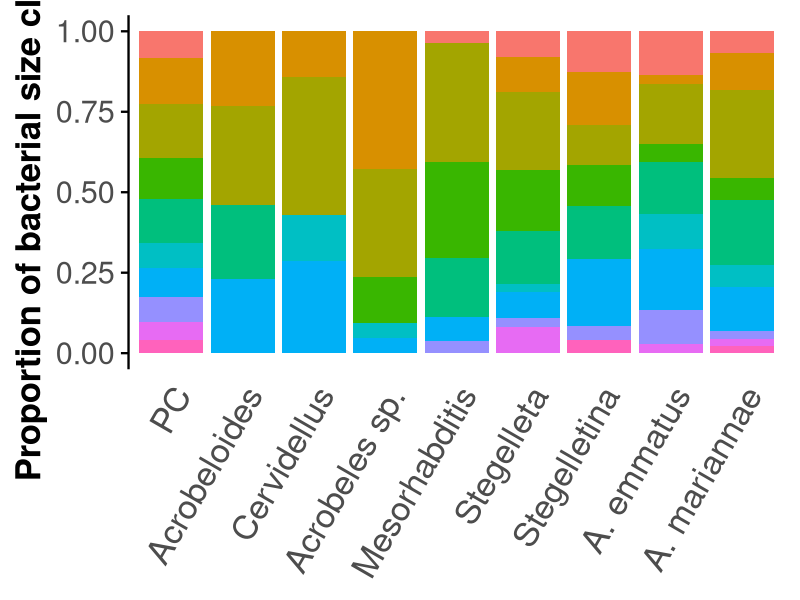
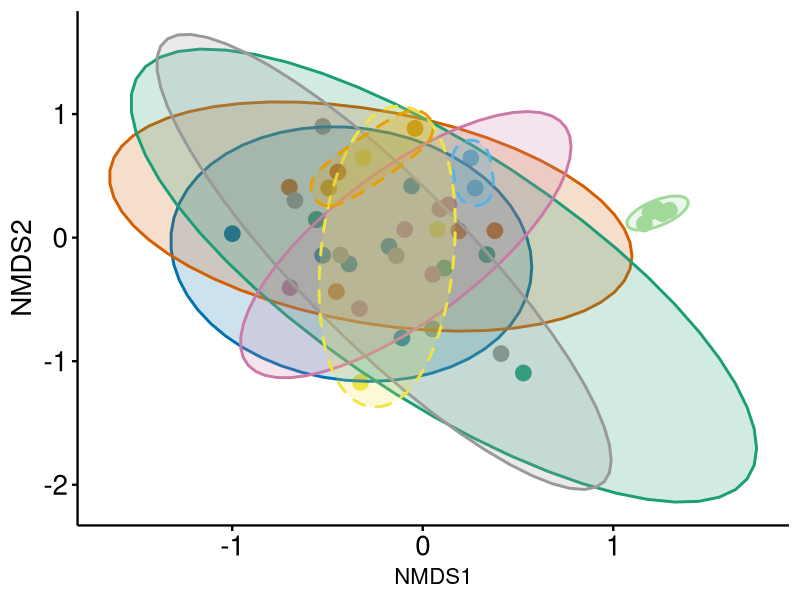
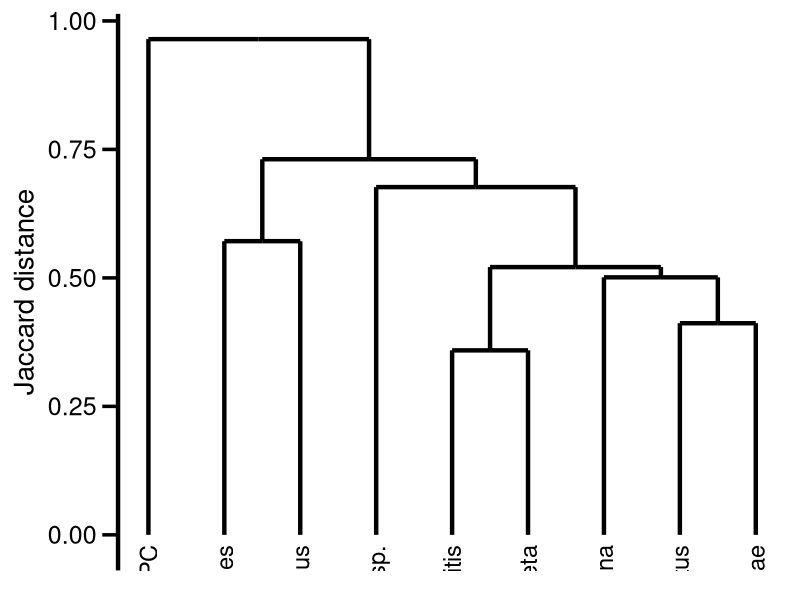

Write R code to recreate these figures, in order.
library(dplyr)
library(tidyr)
library(ggplot2)
library(vegan)       
library(ggforce)     
library(ggdendro)    
library(tibble) 

df <- read.csv("measurements_table_clean_final_binary.csv", header = TRUE)

# only select numeric columns (without "total", "cell.width" and "cell.length") and "shape"
num_cols <- sapply(df, is.numeric)
num_cols[c("total", "ratio", "cell.width", "cell.length")] <- FALSE
num_cols["shape"] <- TRUE

# delete column "ratio"
df_num <- df[, num_cols]

zero_cols <- sapply(df_num, function(x)
  is.numeric(x) && all(x == 0))
names(df_num)[zero_cols]
df_num <- df_num[, !zero_cols]  

df_num_measure <- subset(df_num, select = -shape)


# Assign samples to nematode taxa
sample_names <- colnames(df_num_measure)[colnames(df_num_measure) != "size.class"]
sample_to_measurement <- sapply(sample_names, function(x) {
  if(grepl("Acrobeles_emmatus", x)) return("A. emmatus")
  if(grepl("Acrobeles_mariannae", x)) return("A. mariannae")
  if(grepl("Acrobeles_sp", x)) return("Acrobeles sp.")
  if(grepl("Acrobeloides", x)) return("Acrobeloides")
  if(grepl("Cervidellus", x)) return("Cervidellus")
  if(grepl("Mesorhabditis", x)) return("Mesorhabditis")
  if(grepl("PC", x)) return("PC")
  if(grepl("Stegelleta", x)) return("Stegelleta")
  if(grepl("Stegelletina", x)) return("Stegelletina")
  return(NA)
})

# bring dataset into long format
measurement_long <- df_num_measure %>%
  pivot_longer(
    cols = all_of(sample_names),
    names_to = "Sample",
    values_to = "presence.absence"
  ) %>%
  mutate(nematode = sample_to_measurement[Sample])


# ---- stacked barplot ----

size_summary <- measurement_long %>%
  group_by(nematode, size.class) %>%
  summarise(count = sum(presence.absence), .groups = "drop")

size_relative <- size_summary %>%
  group_by(nematode) %>%
  mutate(freq = count / sum(count))

size_labels <- c(
  "1" = "1.0 – <1.5",
  "2" = "1.5 – <2.0",
  "3" = "2.0 – <2.5",
  "4" = "2.5 – <3.0",
  "5" = "3.0 – <3.5",
  "6" = "3.5 – <4.0",
  "7" = "4.0 – <5.0",
  "8" = "5.0 – <6.0",
  "9" = "6.0 – <10.0",
  "10" = "10 – 61.5"
)


library(ggplot2)

# desired order
desired_order <- c(
  "PC", "Acrobeloides", "Cervidellus", "Acrobeles sp.",
  "Mesorhabditis", "Stegelleta", "Stegelletina",
  "A. emmatus", "A. mariannae"
)


size_relative$nematode <- factor(size_relative$nematode, levels = desired_order)

# Plot
ggplot(size_relative, aes(x = nematode, y = freq, fill = factor(size.class))) +
  geom_col() +
  scale_fill_discrete(name = "length/width ratio", labels = size_labels) +
  labs(
    x = NULL,
    y = "Proportion of bacterial size classes"
  ) +
  theme_minimal(base_size = 22) +
  theme(
    panel.grid = element_blank(),
    axis.line.y = element_line(color = "black", size = 0.8),
    axis.ticks.y = element_line(color = "black", size = 0.8),
    axis.text.x = element_text(angle = 60, hjust = 1, size = 25),
    axis.text.y = element_text(size = 22),
    axis.title.y = element_text(size = 25, face = "bold"),
    legend.text = element_text(size = 20),
    legend.position = "none"  # Legende komplett entfernen
  )


# ---- statistics for number of shapes ----

library(dplyr)

# Step 1: Count bacteria per sample and size.class
bacteria_counts_by_class <- measurement_long %>%
  group_by(Sample, nematode, size.class) %>%
  summarise(count = sum(presence.absence), .groups = "drop")

# Step 2: Shapiro-Wilk test per nematode and size.class
shapiro_results <- bacteria_counts_by_class %>%
  group_by(size.class, nematode) %>%
  summarise(
    n = n(),
    unique_count_values = length(unique(count)),
    shapiro_p = if(n >= 3 & unique_count_values > 1) {
      shapiro.test(count)$p.value
    } else {
      NA_real_
    },
    .groups = "drop"
  )


# number of bacteria per sample and size class
bacteria_counts_by_class <- measurement_long %>%
  group_by(Sample, nematode, size.class) %>%
  summarise(count = sum(presence.absence), .groups = "drop")

# Kruskal Wallis test 
kruskal_results <- bacteria_counts_by_class %>%
  group_by(size.class) %>%
  summarise(
    kruskal_p = kruskal.test(count ~ nematode)$p.value
  )

kruskal_results

pairwise_results <- bacteria_counts_by_class %>%
  group_by(size.class) %>%
  summarise(
    wilcox = list(pairwise.wilcox.test(count, nematode, p.adjust.method = "BH")),
    .groups = "drop"
  )

library(tidyr)


pairwise_long <- pairwise_results %>%
  mutate(p_matrix = lapply(wilcox, function(x) {
    as.data.frame(as.table(x$p.value))
  })) %>%
  select(size.class, p_matrix) %>%
  unnest(p_matrix) %>%
  rename(nematode1 = Var1, nematode2 = Var2, p_value = Freq)

# Add significance column
pairwise_long <- pairwise_long %>%
  mutate(signif = ifelse(!is.na(p_value) & p_value < 0.05, "*", ""))

# View result
pairwise_long



# ---- statistics for composition of shapes -----

bacteria_wide <- bacteria_counts_by_class %>%
  select(Sample, size.class, count) %>%
  pivot_wider(names_from = size.class, values_from = count, values_fill = 0)

sample_metadata <- bacteria_counts_by_class %>%
  select(Sample, nematode) %>%
  distinct()

count_matrix <- as.matrix(bacteria_wide[,-1])  # Remove Sample column

# PERMANOVA (Jaccard) 
permanova_result <- adonis2(count_matrix ~ nematode, data = sample_metadata,
                            method = "jaccard", permutations = 999)
print(permanova_result)

# Betadispersion (homogeneity of dispersion)
dist_matrix <- vegdist(count_matrix, method = "jaccard")
beta_disp <- betadisper(dist_matrix, sample_metadata$nematode)
anova(beta_disp)

# Pairwise PERMANOVA 
groups <- as.character(unique(sample_metadata$nematode))

pairwise_grid <- expand.grid(g1 = groups, g2 = groups) %>%
  filter(g1 != g2)

rownames(count_matrix) <- bacteria_wide$Sample

groups <- as.character(unique(sample_metadata$nematode))

pairwise_grid <- expand.grid(g1 = groups, g2 = groups) %>%
  filter(g1 != g2)

# calculation of p-values
pairwise_permanova <- pairwise_grid %>%
  rowwise() %>%
  mutate(
    adonis_p = {
      sel_samples <- sample_metadata %>% filter(nematode %in% c(g1, g2))
      sel_matrix <- count_matrix[sel_samples$Sample, , drop = FALSE]
      if(length(unique(sel_samples$nematode)) == 2) {
        adonis2(sel_matrix ~ nematode, data = sel_samples,
                method = "jaccard", permutations = 999)$`Pr(>F)`[1]
      } else {
        NA_real_
      }
    }
  )

print(pairwise_permanova)




# data matrix for NMDS
count_matrix_nmds <- as.matrix(bacteria_wide[,-1])  
rownames(count_matrix_nmds) <- bacteria_wide$Sample

# Jaccard distance matrix
dist_matrix_nmds <- vegdist(count_matrix_nmds, method = "jaccard")

# NMDS 
set.seed(123)  
nmds <- metaMDS(dist_matrix_nmds, k = 2, trymax = 100)

nmds_scores <- as.data.frame(scores(nmds))
nmds_scores$Sample <- rownames(nmds_scores)

nmds_scores <- nmds_scores %>%
  left_join(sample_metadata, by = "Sample")

group_sizes <- table(nmds_scores$nematode)
large_groups <- names(group_sizes[group_sizes >= 3])
small_groups <- names(group_sizes[group_sizes <= 3])

nem_colors <- c(
  "PC" = "#a1d99b",
  "Cervidellus"   = "#E69F00",
  "Acrobeloides"  = "#F0E442",
  "Stegelletina"  = "#999999",
  "Acrobeles sp." = "#56B4E9",
  "A. emmatus"    = "#0072B2",
  "A. mariannae"  = "#D55E00",
  "Mesorhabditis" = "#1b9e77",
  "Stegelleta"    = "#CC79A7"
)

# NMDS plot
ggplot(nmds_scores, aes(x = NMDS1, y = NMDS2, color = nematode, fill = nematode)) +
  geom_point(size = 5) +
  stat_ellipse(
    data = subset(nmds_scores, nematode %in% large_groups),
    aes(group = nematode),
    type = "t",
    geom = "polygon",
    alpha = 0.2,
    linewidth = 1
  ) +
  geom_mark_ellipse(
    data = subset(nmds_scores, nematode %in% small_groups),
    aes(group = nematode),
    alpha = 0.2,
    expand = 0.025,
    linewidth = 1,
    linetype = "dashed"
  ) +
  scale_color_manual(values = nem_colors) +
  scale_fill_manual(values = nem_colors) +
  theme_minimal(base_size = 16) +
  theme(
    legend.position = "none",
    axis.text.y = element_text(size = 20, color = "black"),
    axis.text.x = element_text(size = 20, color = "black"),
    axis.title.y = element_text(size = 20),
    panel.grid = element_blank(),
    axis.ticks = element_line(color = "black", linewidth = 0.8),
    axis.line = element_line(color = "black", linewidth = 0.8)
  )

nmds$stress


# ---- dendrogram ----
count_matrix_grouped <- bacteria_counts_by_class %>%
  group_by(nematode, size.class) %>%
  summarise(count = sum(count), .groups = "drop") %>%
  pivot_wider(names_from = size.class, values_from = count, values_fill = 0) %>%
  column_to_rownames("nematode") %>%
  as.matrix()

dist_group <- vegdist(count_matrix_grouped, method = "jaccard")
hc_group <- hclust(dist_group, method = "average")  # UPGMA

dendro_group <- dendro_data(hc_group, type = "rectangle")

ggplot() +
  geom_segment(
    data = dendro_group$segments,
    aes(x = x, y = y, xend = xend, yend = yend),
    size = 1.5,   # Linien dicker
    color = "black"
  ) +
  geom_text(
    data = dendro_group$labels,
    aes(x = x, y = y - 0.02, label = label),
    angle = 90,
    hjust = 1,
    size = 6,
    color = "black"
  ) +
  labs(x = NULL, y = "Jaccard distance") +
  theme_minimal(base_size = 20) +
  theme(
    axis.text.x  = element_blank(),
    axis.ticks.x = element_blank(),
    axis.text.y  = element_text(size = 18, color = "black"),
    axis.ticks.y = element_line(color = "black", size = 1.2),  # dickere Ticks
    axis.ticks.length = unit(0.4, "cm"),                        # längere Ticks
    axis.line.y  = element_line(color = "black", size = 1.5),   # dickere Y-Achse
    panel.grid = element_blank(),
    legend.position = "none"
  )
